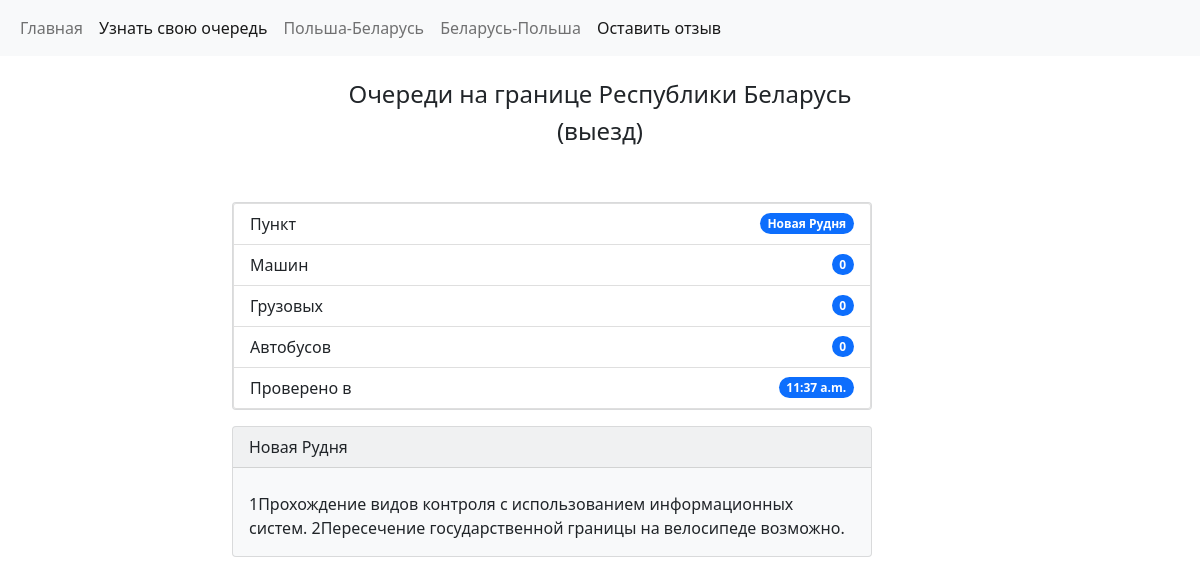
/novaya_rudnya, run on the app's committed database.
### website/models.py (models this page shows, shortened)
class Borders(models.Model):
    location = models.CharField(max_length=100)
    cars = models.CharField(max_length=100)
    buses = models.CharField(max_length=100)
    lorries = models.CharField(max_length=100)
    text = models.TextField(max_length=1600)
    time = models.TimeField(auto_now=True)
    created = models.DateTimeField(auto_now=True)

### website/views.py (the view)
# urls.py: path('novaya_rudnya', views.novaya_rudnya, name='novaya_rudnya'),
def novaya_rudnya(request):
    obj = Borders.objects.get(location='Новая Рудня')
    return render(request, 'novaya_rudnya.html', {'obj': obj})

### website/templates/novaya_rudnya.html (shortened to what this page needs)
{% extends 'base.html' %}
{% block content %}
  <div class="container">
    <div class="row">
      <div class="col-sm-2">
      </div>
      <div class="col-sm-8">
            <div class="card text-dark bg-light mb-3" style="max-width: 40rem; width: 400">
                <ul class="list-group">
                  <li class="list-group-item d-flex justify-content-between align-items-center">
                    Пункт
                    <span class="badge bg-primary rounded-pill">{{ obj.location }}</span>
                  </li>
                  <li class="list-group-item d-flex justify-content-between align-items-center">
                    Машин
                    <span class="badge bg-primary rounded-pill">{{ obj.cars }}</span>
                  </li>
                  <li class="list-group-item d-flex justify-content-between align-items-center">
                    Грузовых
                    <span class="badge bg-primary rounded-pill">{{ obj.lorries }}</span>
                  </li>
                  <li class="list-group-item d-flex justify-content-between align-items-center">
                    Автобусов
                    <span class="badge bg-primary rounded-pill">{{ obj.buses }}</span>
                  </li>
                  <li class="list-group-item d-flex justify-content-between align-items-center">
                    Проверено в
                    <span class="badge bg-primary rounded-pill">{{ obj.time }}</span>
                  </li>
                </ul>
            </div>
            <div class="card text-dark bg-light mb-3" style="max-width: 40rem;">
              <div class="card-header">{{ obj.location }}</div>
              <div class="card-body">
                <p class="card-text">{{ obj.text }}</p>
              </div>
            </div>
      </div>
      <div class="col-sm-2">
      </div>
    </div>
  </div>
{% endblock %}

### data on the page
Borders: location "Новая Рудня", cars "0", lorries "0", buses "0", time "11:37 a.m.", text "1Прохождение видов контроля с использованием информационных систем. 2Пересечение государственной границы на велосипеде возможно."
